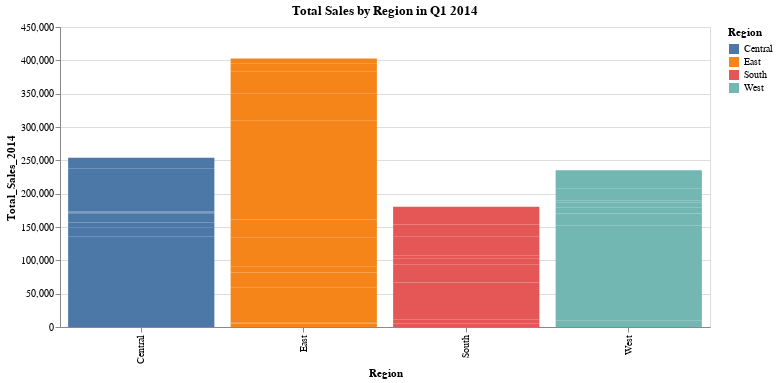
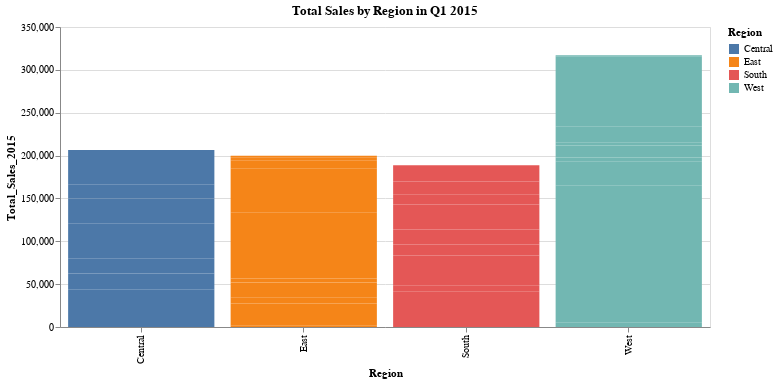

These figures' notebook cell, in order:
### Markdown cell above
**Performance Bar Charts by Region (Q1 2014 & Q1 2015)**

### Code cell
import altair as alt

#Q1 2014
alt.Chart(geo_performance).mark_bar().encode(
    x='Region',
    y='Total_Sales_2014',
    color='Region'
).properties(
    title="Total Sales by Region in Q1 2014",
    width=650,
    height=300
).display()

# Q1 2014
alt.Chart(geo_performance).mark_bar().encode(
    x='Region',
    y='Total_Sales_2015',
    color='Region'
).properties(
    title="Total Sales by Region in Q1 2015",
    width=650,
    height=300
).display()

### Figure 1 — Vega-Lite specification as saved in the notebook (floating-point values rounded to 4 significant figures)
{"config": {"view": {"continuousWidth": 300, "continuousHeight": 300}}, "data": {"name": "data-90be4dfccbbeff3b1f751130b6b71223"}, "mark": {"type": "bar"}, "encoding": {"color": {"field": "Region", "type": "nominal"}, "x": {"field": "Region", "type": "nominal"}, "y": {"field": "Total_Sales_2014", "type": "quantitative"}}, "height": 300, "title": "Total Sales by Region in Q1 2014", "width": 650, "$schema": "https://vega.github.io/schema/vega-lite/v5.20.1.json", "datasets": {"data-90be4dfccbbeff3b1f751130b6b71223": [{"Region": "Central", "State": "Illinois", "Total_Sales_2014": 56910.0, "Total_Quantity_2014": 651, "Total_Sales_2015": 44170.0, "Total_Quantity_2015": 731.0}, {"Region": "Central", "State": "Indiana", "Total_Sales_2014": 22680.0, "Total_Quantity_2014": 348, "Total_Sales_2015": 18190.0, "Total_Quantity_2015": 223.0}, {"Region": "Central", "State": "Iowa", "Total_Sales_2014": 2892.0, "Total_Quantity_2014": 63, "Total_Sales_2015": 8857.0, "Total_Quantity_2015": 181.0}, {"Region": "Central", "State": "Kansas", "Total_Sales_2014": 22330.0, "Total_Quantity_2014": 144, "Total_Sales_2015": 8381.0, "Total_Quantity_2015": 156.0}, {"Region": "Central", "State": "Michigan", "Total_Sales_2014": 30470.0, "Total_Quantity_2014": 323, "Total_Sales_2015": 40920.0, "Total_Quantity_2015": 583.0}, {"Region": "Central", "State": "Minnesota", "Total_Sales_2014": 13670.0, "Total_Quantity_2014": 264, "Total_Sales_2015": 29250.0, "Total_Quantity_2015": 275.0}, {"Region": "Central", "State": "Missouri", "Total_Sales_2014": 7934.0, "Total_Quantity_2014": 108, "Total_Sales_2015": 2989.0, "Total_Quantity_2015": 105.0}, {"Region": "Central", "State": "Nebraska", "Total_Sales_2014": 13660.0, "Total_Quantity_2014": 117, "Total_Sales_2015": 2332.0, "Total_Quantity_2015": 27.0}, {"Region": "Central", "State": "North Dakota", "Total_Sales_2014": 718.0, "Total_Quantity_2014": 23, "Total_Sales_2015": 4725.0, "Total_Quantity_2015": 69.0}, {"Region": "Central", "State": "Oklahoma", "Total_Sales_2014": 856.4, "Total_Quantity_2014": 43, "Total_Sales_2015": 5928.0, "Total_Quantity_2015": 70.0}, {"Region": "Central", "State": "South Dakota", "Total_Sales_2014": 1129.0, "Total_Quantity_2014": 24, "Total_Sales_2015": 324.3, "Total_Quantity_2015": 33.0}, {"Region": "Central", "State": "Texas", "Total_Sales_2014": 64730.0, "Total_Quantity_2014": 1000, "Total_Sales_2015": 32300.0, "Total_Quantity_2015": 576.0}, {"Region": "Central", "State": "Wisconsin", "Total_Sales_2014": 16050.0, "Total_Quantity_2014": 247, "Total_Sales_2015": 8141.0, "Total_Quantity_2015": 191.0}, {"Region": "East", "State": "Connecticut", "Total_Sales_2014": 5132.0, "Total_Quantity_2014": 108, "Total_Sales_2015": 1541.0, "Total_Quantity_2015": 36.0}, {"Region": "East", "State": "Delaware", "Total_Sales_2014": 1392.0, "Total_Quantity_2014": 25, "Total_Sales_2015": 0.0, "Total_Quantity_2015": 0.0}, {"Region": "East", "State": "District of Columbia", "Total_Sales_2014": 52510.0, "Total_Quantity_2014": 309, "Total_Sales_2015": 15950.0, "Total_Quantity_2015": 291.0}, {"Region": "East", "State": "Maine", "Total_Sales_2014": 22760.0, "Total_Quantity_2014": 149, "Total_Sales_2015": 9970.0, "Total_Quantity_2015": 99.0}, {"Region": "East", "State": "Maryland", "Total_Sales_2014": 9212.0, "Total_Quantity_2014": 170, "Total_Sales_2015": 6632.0, "Total_Quantity_2015": 143.0}, {"Region": "East", "State": "Massachusetts", "Total_Sales_2014": 43770.0, "Total_Quantity_2014": 589, "Total_Sales_2015": 17650.0, "Total_Quantity_2015": 259.0}, {"Region": "East", "State": "New Hampshire", "Total_Sales_2014": 7625.0, "Total_Quantity_2014": 98, "Total_Sales_2015": 115.9, "Total_Quantity_2015": 12.0}, {"Region": "East", "State": "New Jersey", "Total_Sales_2014": 18690.0, "Total_Quantity_2014": 220, "Total_Sales_2015": 4717.0, "Total_Quantity_2015": 104.0}, {"Region": "East", "State": "New York", "Total_Sales_2014": 148400.0, "Total_Quantity_2014": 1454, "Total_Sales_2015": 76570.0, "Total_Quantity_2015": 1013.0}, {"Region": "East", "State": "Ohio", "Total_Sales_2014": 40490.0, "Total_Quantity_2014": 555, "Total_Sales_2015": 30230.0, "Total_Quantity_2015": 290.0}, {"Region": "East", "State": "Pennsylvania", "Total_Sales_2014": 32480.0, "Total_Quantity_2014": 537, "Total_Sales_2015": 21100.0, "Total_Quantity_2015": 297.0}, {"Region": "East", "State": "Rhode Island", "Total_Sales_2014": 1038.0, "Total_Quantity_2014": 32, "Total_Sales_2015": 10000.0, "Total_Quantity_2015": 21.0}, {"Region": "East", "State": "Vermont", "Total_Sales_2014": 11430.0, "Total_Quantity_2014": 65, "Total_Sales_2015": 2937.0, "Total_Quantity_2015": 41.0}, {"Region": "East", "State": "West Virginia", "Total_Sales_2014": 7913.0, "Total_Quantity_2014": 92, "Total_Sales_2015": 2284.0, "Total_Quantity_2015": 22.0}, {"Region": "South", "State": "Alabama", "Total_Sales_2014": 5784.0, "Total_Quantity_2014": 111, "Total_Sales_2015": 41800.0, "Total_Quantity_2015": 157.0}, {"Region": "South", "State": "Arkansas", "Total_Sales_2014": 5742.0, "Total_Quantity_2014": 125, "Total_Sales_2015": 6332.0, "Total_Quantity_2015": 117.0}, {"Region": "South", "State": "Florida", "Total_Sales_2014": 55280.0, "Total_Quantity_2014": 869, "Total_Sales_2015": 35250.0, "Total_Quantity_2015": 575.0}, {"Region": "South", "State": "Georgia", "Total_Sales_2014": 20350.0, "Total_Quantity_2014": 291, "Total_Sales_2015": 12910.0, "Total_Quantity_2015": 190.0}, {"Region": "South", "State": "Kentucky", "Total_Sales_2014": 6814.0, "Total_Quantity_2014": 109, "Total_Sales_2015": 9933.0, "Total_Quantity_2015": 116.0}, {"Region": "South", "State": "Louisiana", "Total_Sales_2014": 8294.0, "Total_Quantity_2014": 176, "Total_Sales_2015": 7522.0, "Total_Quantity_2015": 46.0}, {"Region": "South", "State": "Mississippi", "Total_Sales_2014": 5515.0, "Total_Quantity_2014": 115, "Total_Sales_2015": 4228.0, "Total_Quantity_2015": 55.0}, {"Region": "South", "State": "North Carolina", "Total_Sales_2014": 21120.0, "Total_Quantity_2014": 348, "Total_Sales_2015": 24800.0, "Total_Quantity_2015": 394.0}, {"Region": "South", "State": "South Carolina", "Total_Sales_2014": 6455.0, "Total_Quantity_2014": 169, "Total_Sales_2015": 11500.0, "Total_Quantity_2015": 165.0}, {"Region": "South", "State": "Tennessee", "Total_Sales_2014": 18490.0, "Total_Quantity_2014": 276, "Total_Sales_2015": 15430.0, "Total_Quantity_2015": 144.0}, {"Region": "South", "State": "Virginia", "Total_Sales_2014": 26610.0, "Total_Quantity_2014": 317, "Total_Sales_2015": 19010.0, "Total_Quantity_2015": 180.0}, {"Region": "West", "State": "Arizona", "Total_Sales_2014": 9407.0, "Total_Quantity_2014": 178, "Total_Sales_2015": 5066.0, "Total_Quantity_2015": 107.0}, {"Region": "West", "State": "California", "Total_Sales_2014": 143100.0, "Total_Quantity_2014": 2132, "Total_Sales_2015": 159700.0, "Total_Quantity_2015": 1579.0}, {"Region": "West", "State": "Colorado", "Total_Sales_2014": 17670.0, "Total_Quantity_2014": 198, "Total_Sales_2015": 28150.0, "Total_Quantity_2015": 199.0}, {"Region": "West", "State": "Idaho", "Total_Sales_2014": 9540.0, "Total_Quantity_2014": 113, "Total_Sales_2015": 4763.0, "Total_Quantity_2015": 109.0}, {"Region": "West", "State": "Montana", "Total_Sales_2014": 7509.0, "Total_Quantity_2014": 46, "Total_Sales_2015": 5433.0, "Total_Quantity_2015": 23.0}, {"Region": "West", "State": "Nevada", "Total_Sales_2014": 429.7, "Total_Quantity_2014": 41, "Total_Sales_2015": 8554.0, "Total_Quantity_2015": 109.0}, {"Region": "West", "State": "New Mexico", "Total_Sales_2014": 2439.0, "Total_Quantity_2014": 28, "Total_Sales_2015": 3357.0, "Total_Quantity_2015": 95.0}, {"Region": "West", "State": "Oregon", "Total_Sales_2014": 9490.0, "Total_Quantity_2014": 165, "Total_Sales_2015": 18750.0, "Total_Quantity_2015": 105.0}, {"Region": "West", "State": "Utah", "Total_Sales_2014": 7909.0, "Total_Quantity_2014": 167, "Total_Sales_2015": 21690.0, "Total_Quantity_2015": 211.0}, {"Region": "West", "State": "Washington", "Total_Sales_2014": 27570.0, "Total_Quantity_2014": 354, "Total_Sales_2015": 60480.0, "Total_Quantity_2015": 629.0}, {"Region": "West", "State": "Wyoming", "Total_Sales_2014": 8.56, "Total_Quantity_2014": 2, "Total_Sales_2015": 1175.0, "Total_Quantity_2015": 27.0}]}}

### Figure 2 — Vega-Lite specification as saved in the notebook (floating-point values rounded to 4 significant figures)
{"config": {"view": {"continuousWidth": 300, "continuousHeight": 300}}, "data": {"name": "data-90be4dfccbbeff3b1f751130b6b71223"}, "mark": {"type": "bar"}, "encoding": {"color": {"field": "Region", "type": "nominal"}, "x": {"field": "Region", "type": "nominal"}, "y": {"field": "Total_Sales_2015", "type": "quantitative"}}, "height": 300, "title": "Total Sales by Region in Q1 2015", "width": 650, "$schema": "https://vega.github.io/schema/vega-lite/v5.20.1.json", "datasets": {"data-90be4dfccbbeff3b1f751130b6b71223": [{"Region": "Central", "State": "Illinois", "Total_Sales_2014": 56910.0, "Total_Quantity_2014": 651, "Total_Sales_2015": 44170.0, "Total_Quantity_2015": 731.0}, {"Region": "Central", "State": "Indiana", "Total_Sales_2014": 22680.0, "Total_Quantity_2014": 348, "Total_Sales_2015": 18190.0, "Total_Quantity_2015": 223.0}, {"Region": "Central", "State": "Iowa", "Total_Sales_2014": 2892.0, "Total_Quantity_2014": 63, "Total_Sales_2015": 8857.0, "Total_Quantity_2015": 181.0}, {"Region": "Central", "State": "Kansas", "Total_Sales_2014": 22330.0, "Total_Quantity_2014": 144, "Total_Sales_2015": 8381.0, "Total_Quantity_2015": 156.0}, {"Region": "Central", "State": "Michigan", "Total_Sales_2014": 30470.0, "Total_Quantity_2014": 323, "Total_Sales_2015": 40920.0, "Total_Quantity_2015": 583.0}, {"Region": "Central", "State": "Minnesota", "Total_Sales_2014": 13670.0, "Total_Quantity_2014": 264, "Total_Sales_2015": 29250.0, "Total_Quantity_2015": 275.0}, {"Region": "Central", "State": "Missouri", "Total_Sales_2014": 7934.0, "Total_Quantity_2014": 108, "Total_Sales_2015": 2989.0, "Total_Quantity_2015": 105.0}, {"Region": "Central", "State": "Nebraska", "Total_Sales_2014": 13660.0, "Total_Quantity_2014": 117, "Total_Sales_2015": 2332.0, "Total_Quantity_2015": 27.0}, {"Region": "Central", "State": "North Dakota", "Total_Sales_2014": 718.0, "Total_Quantity_2014": 23, "Total_Sales_2015": 4725.0, "Total_Quantity_2015": 69.0}, {"Region": "Central", "State": "Oklahoma", "Total_Sales_2014": 856.4, "Total_Quantity_2014": 43, "Total_Sales_2015": 5928.0, "Total_Quantity_2015": 70.0}, {"Region": "Central", "State": "South Dakota", "Total_Sales_2014": 1129.0, "Total_Quantity_2014": 24, "Total_Sales_2015": 324.3, "Total_Quantity_2015": 33.0}, {"Region": "Central", "State": "Texas", "Total_Sales_2014": 64730.0, "Total_Quantity_2014": 1000, "Total_Sales_2015": 32300.0, "Total_Quantity_2015": 576.0}, {"Region": "Central", "State": "Wisconsin", "Total_Sales_2014": 16050.0, "Total_Quantity_2014": 247, "Total_Sales_2015": 8141.0, "Total_Quantity_2015": 191.0}, {"Region": "East", "State": "Connecticut", "Total_Sales_2014": 5132.0, "Total_Quantity_2014": 108, "Total_Sales_2015": 1541.0, "Total_Quantity_2015": 36.0}, {"Region": "East", "State": "Delaware", "Total_Sales_2014": 1392.0, "Total_Quantity_2014": 25, "Total_Sales_2015": 0.0, "Total_Quantity_2015": 0.0}, {"Region": "East", "State": "District of Columbia", "Total_Sales_2014": 52510.0, "Total_Quantity_2014": 309, "Total_Sales_2015": 15950.0, "Total_Quantity_2015": 291.0}, {"Region": "East", "State": "Maine", "Total_Sales_2014": 22760.0, "Total_Quantity_2014": 149, "Total_Sales_2015": 9970.0, "Total_Quantity_2015": 99.0}, {"Region": "East", "State": "Maryland", "Total_Sales_2014": 9212.0, "Total_Quantity_2014": 170, "Total_Sales_2015": 6632.0, "Total_Quantity_2015": 143.0}, {"Region": "East", "State": "Massachusetts", "Total_Sales_2014": 43770.0, "Total_Quantity_2014": 589, "Total_Sales_2015": 17650.0, "Total_Quantity_2015": 259.0}, {"Region": "East", "State": "New Hampshire", "Total_Sales_2014": 7625.0, "Total_Quantity_2014": 98, "Total_Sales_2015": 115.9, "Total_Quantity_2015": 12.0}, {"Region": "East", "State": "New Jersey", "Total_Sales_2014": 18690.0, "Total_Quantity_2014": 220, "Total_Sales_2015": 4717.0, "Total_Quantity_2015": 104.0}, {"Region": "East", "State": "New York", "Total_Sales_2014": 148400.0, "Total_Quantity_2014": 1454, "Total_Sales_2015": 76570.0, "Total_Quantity_2015": 1013.0}, {"Region": "East", "State": "Ohio", "Total_Sales_2014": 40490.0, "Total_Quantity_2014": 555, "Total_Sales_2015": 30230.0, "Total_Quantity_2015": 290.0}, {"Region": "East", "State": "Pennsylvania", "Total_Sales_2014": 32480.0, "Total_Quantity_2014": 537, "Total_Sales_2015": 21100.0, "Total_Quantity_2015": 297.0}, {"Region": "East", "State": "Rhode Island", "Total_Sales_2014": 1038.0, "Total_Quantity_2014": 32, "Total_Sales_2015": 10000.0, "Total_Quantity_2015": 21.0}, {"Region": "East", "State": "Vermont", "Total_Sales_2014": 11430.0, "Total_Quantity_2014": 65, "Total_Sales_2015": 2937.0, "Total_Quantity_2015": 41.0}, {"Region": "East", "State": "West Virginia", "Total_Sales_2014": 7913.0, "Total_Quantity_2014": 92, "Total_Sales_2015": 2284.0, "Total_Quantity_2015": 22.0}, {"Region": "South", "State": "Alabama", "Total_Sales_2014": 5784.0, "Total_Quantity_2014": 111, "Total_Sales_2015": 41800.0, "Total_Quantity_2015": 157.0}, {"Region": "South", "State": "Arkansas", "Total_Sales_2014": 5742.0, "Total_Quantity_2014": 125, "Total_Sales_2015": 6332.0, "Total_Quantity_2015": 117.0}, {"Region": "South", "State": "Florida", "Total_Sales_2014": 55280.0, "Total_Quantity_2014": 869, "Total_Sales_2015": 35250.0, "Total_Quantity_2015": 575.0}, {"Region": "South", "State": "Georgia", "Total_Sales_2014": 20350.0, "Total_Quantity_2014": 291, "Total_Sales_2015": 12910.0, "Total_Quantity_2015": 190.0}, {"Region": "South", "State": "Kentucky", "Total_Sales_2014": 6814.0, "Total_Quantity_2014": 109, "Total_Sales_2015": 9933.0, "Total_Quantity_2015": 116.0}, {"Region": "South", "State": "Louisiana", "Total_Sales_2014": 8294.0, "Total_Quantity_2014": 176, "Total_Sales_2015": 7522.0, "Total_Quantity_2015": 46.0}, {"Region": "South", "State": "Mississippi", "Total_Sales_2014": 5515.0, "Total_Quantity_2014": 115, "Total_Sales_2015": 4228.0, "Total_Quantity_2015": 55.0}, {"Region": "South", "State": "North Carolina", "Total_Sales_2014": 21120.0, "Total_Quantity_2014": 348, "Total_Sales_2015": 24800.0, "Total_Quantity_2015": 394.0}, {"Region": "South", "State": "South Carolina", "Total_Sales_2014": 6455.0, "Total_Quantity_2014": 169, "Total_Sales_2015": 11500.0, "Total_Quantity_2015": 165.0}, {"Region": "South", "State": "Tennessee", "Total_Sales_2014": 18490.0, "Total_Quantity_2014": 276, "Total_Sales_2015": 15430.0, "Total_Quantity_2015": 144.0}, {"Region": "South", "State": "Virginia", "Total_Sales_2014": 26610.0, "Total_Quantity_2014": 317, "Total_Sales_2015": 19010.0, "Total_Quantity_2015": 180.0}, {"Region": "West", "State": "Arizona", "Total_Sales_2014": 9407.0, "Total_Quantity_2014": 178, "Total_Sales_2015": 5066.0, "Total_Quantity_2015": 107.0}, {"Region": "West", "State": "California", "Total_Sales_2014": 143100.0, "Total_Quantity_2014": 2132, "Total_Sales_2015": 159700.0, "Total_Quantity_2015": 1579.0}, {"Region": "West", "State": "Colorado", "Total_Sales_2014": 17670.0, "Total_Quantity_2014": 198, "Total_Sales_2015": 28150.0, "Total_Quantity_2015": 199.0}, {"Region": "West", "State": "Idaho", "Total_Sales_2014": 9540.0, "Total_Quantity_2014": 113, "Total_Sales_2015": 4763.0, "Total_Quantity_2015": 109.0}, {"Region": "West", "State": "Montana", "Total_Sales_2014": 7509.0, "Total_Quantity_2014": 46, "Total_Sales_2015": 5433.0, "Total_Quantity_2015": 23.0}, {"Region": "West", "State": "Nevada", "Total_Sales_2014": 429.7, "Total_Quantity_2014": 41, "Total_Sales_2015": 8554.0, "Total_Quantity_2015": 109.0}, {"Region": "West", "State": "New Mexico", "Total_Sales_2014": 2439.0, "Total_Quantity_2014": 28, "Total_Sales_2015": 3357.0, "Total_Quantity_2015": 95.0}, {"Region": "West", "State": "Oregon", "Total_Sales_2014": 9490.0, "Total_Quantity_2014": 165, "Total_Sales_2015": 18750.0, "Total_Quantity_2015": 105.0}, {"Region": "West", "State": "Utah", "Total_Sales_2014": 7909.0, "Total_Quantity_2014": 167, "Total_Sales_2015": 21690.0, "Total_Quantity_2015": 211.0}, {"Region": "West", "State": "Washington", "Total_Sales_2014": 27570.0, "Total_Quantity_2014": 354, "Total_Sales_2015": 60480.0, "Total_Quantity_2015": 629.0}, {"Region": "West", "State": "Wyoming", "Total_Sales_2014": 8.56, "Total_Quantity_2014": 2, "Total_Sales_2015": 1175.0, "Total_Quantity_2015": 27.0}]}}
